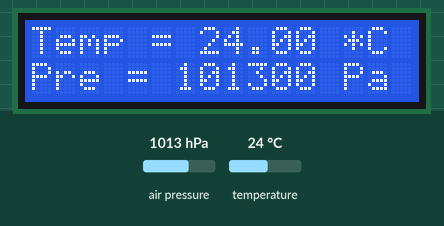
Simulated run of this sketch. Board: Arduino Uno, built with avr-gcc and run on an emulated ATmega328P. On the bench: 16×2 character LCD. Inputs (shaded band) come from the test bench; at power-on: air pressure 1013 hPa, temperature 24 °C. What the sketch prints to the serial monitor is not drawn.

Above: at 1.2 s.
1.3 s: air pressure set to 952 hPa
At 2.5 s:
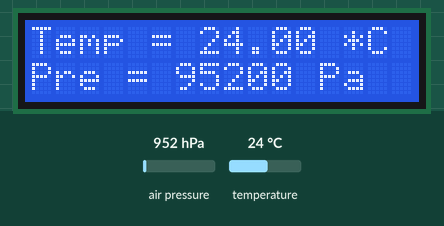
2.8 s: temperature set to 12 °C
At 3.2 s:
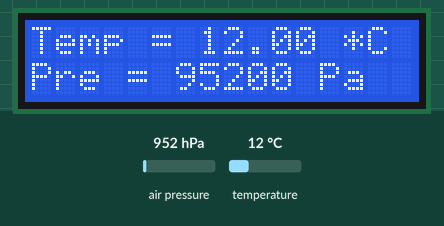
4.3 s: air pressure set to 975 hPa
At 4.8 s:
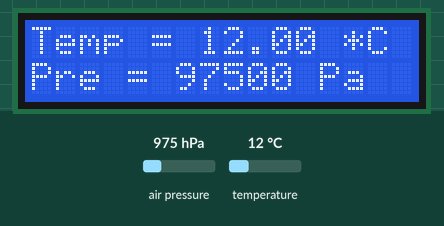
5.8 s: temperature set to 19 °C
At 6.5 s:
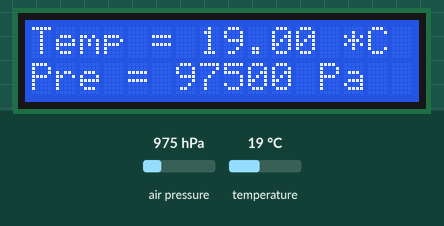
Timing chart, 0 to 8.3 s (numbered marks = the images above; inputs shaded):
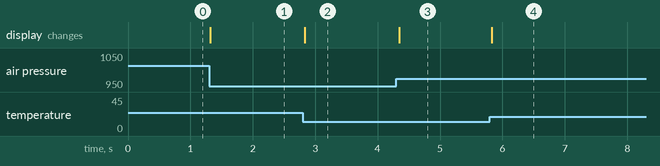

Measured:
- after the input at 1.3 s, the display: changes at once (image 1)
- after the input at 2.8 s, the display: changes at once (image 2)
- after the input at 4.3 s, the display: changes at once (image 3)
- after the input at 5.8 s, the display: changes at once (image 4)

The sketch:

bmp.ino
```cpp
#include <Wire.h>
//#include <SPI.h>
#include <Adafruit_Sensor.h>
#include <Adafruit_BMP280.h>
#include <LiquidCrystal_I2C.h>

LiquidCrystal_I2C lcd(0x27,16,2);

// only used if we are using SPI to communicate with sensor

#define BMP_SCK 13
#define BMP_MISO 12
#define BMP_MOSI 11
#define BMP_CS 10

// Here we are using IIC

Adafruit_BMP280 bmp; // I2C
//Adafruit_BMP280 bmp(BMP_CS); // hardware SPI
//Adafruit_BMP280 bmp(BMP_CS, BMP_MOSI, BMP_MISO, BMP_SCK);

void setup() {
Serial.begin(9600);

Serial.println(F("BMP280 test"));
lcd.begin();

while (!bmp.begin(0x76)) {
Serial.println(F("Could not find a valid BMP280 sensor, check wiring!"));
//while (1);
}
}

void loop() {
  lcd.setCursor(0,0);
lcd.print(F("Temp = "));
lcd.print(bmp.readTemperature());
lcd.print(" *C ");

 lcd.setCursor(0,1);
 uint32_t p = bmp.readPressure();

lcd.print(F("Pre = "));
lcd.print(p);
lcd.print(" Pa ");

}
```
